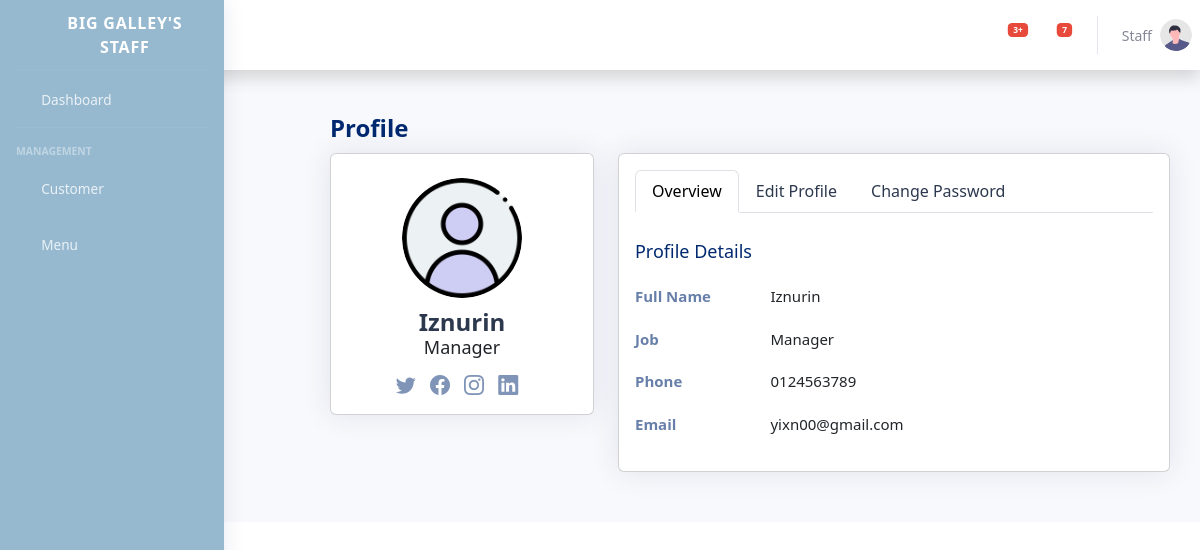
The app's page /Staff/editprofile.php (signed in) with its own data.
### tables this page shows
CREATE TABLE `staff` (
  `id` int(100) NOT NULL,
  `name` varchar(30) NOT NULL,
  `email` varchar(50) NOT NULL,
  `password` varchar(50) NOT NULL,
  `confirmPassword` varchar(50) NOT NULL,
  `job` varchar(15) NOT NULL,
  `address` varchar(255) NOT NULL,
  `phone` varchar(30) NOT NULL,
  `image` varchar(255) NOT NULL
);

### Staff/editprofile.php (the view, shortened to what this page needs)
<?php
include 'components/connect.php';
$staff_id = $_SESSION['staff_id'];
?>
<!DOCTYPE html>
<html lang="en">
<head>
    <link href="vendor/fontawesome-free/css/all.min.css" rel="stylesheet" type="text/css">
	<link href="https://fontawesome.com/icons/user?s=solid&f=sharp" rel="stylesheet">
    <link href="css/sb-admin-2.min.css" rel="stylesheet">
  <link href="css/style.css" rel="stylesheet">
  <link href="vendor/bootstrap/css/bootstrap.min.css" rel="stylesheet">
  <link href="vendor1/bootstrap-icons/bootstrap-icons.css" rel="stylesheet">
</head>
<body id="page-top">
    <div id="wrapper">
       <ul class="navbar-nav  sidebar sidebar-dark accordion" style="background-color: #96b9d0; color: #ffffff;" id="accordionSidebar">
			<a class="sidebar-brand d-flex align-items-center justify-content-center" href="staffDashboard.php">
                <div class="sidebar-brand-icon rotate-n-15">
                    <i class="fas fa-laugh-wink"></i>
                </div>
               <div class='sidebar-brand-text mx-3'>Big Galley's Staff</div>
            </a>
            <hr class="sidebar-divider my-0">
            <li class="nav-item">
                <a class="nav-link" href="staffDashboard.php">
                    <i class="fas fa-fw fa-tachometer-alt"></i>
                    <span>Dashboard</span></a>
            </li>
            <hr class="sidebar-divider">
            <div class="sidebar-heading">
                Management
            </div>
            <li class="nav-item">
                <a class="nav-link collapsed" href="#" data-toggle="collapse" data-target="#collapseTwo"
                    aria-expanded="true" aria-controls="collapseTwo">
                    <i class="fas fa-fw fa-users"></i>
                    <span>Customer</span>
                </a>
           </li>
            <li class="nav-item">
                <a class="nav-link collapsed" href="#" data-toggle="collapse" data-target="#collapseUtilitiesTwo"
                    aria-expanded="true" aria-controls="collapseUtilitiesTwo">
                    <span>Menu</span>
                </a>
            </li>
        </ul>
        <div id="content-wrapper" class="d-flex flex-column">
            <div id="content">
                <nav class="navbar navbar-expand navbar-light bg-white topbar mb-4 static-top shadow">
                    <ul class="navbar-nav ml-auto">
                        <li class="nav-item dropdown no-arrow mx-1">
                            <a class="nav-link dropdown-toggle" href="#" id="alertsDropdown" role="button"
                                data-toggle="dropdown" aria-haspopup="true" aria-expanded="false">
                                <span class="badge badge-danger badge-counter">3+</span>
                            </a>
                        </li>
                        <li class="nav-item dropdown no-arrow mx-1">
                            <a class="nav-link dropdown-toggle" href="#" id="messagesDropdown" role="button"
                                data-toggle="dropdown" aria-haspopup="true" aria-expanded="false">
                                <span class="badge badge-danger badge-counter">7</span>
                            </a>
                        </li>
                        <li class="nav-item dropdown no-arrow">
                            <a class="nav-link dropdown-toggle" href="#" id="userDropdown" role="button"
                                data-toggle="dropdown" aria-haspopup="true" aria-expanded="false">
                                <span class="mr-2 d-none d-lg-inline text-gray-600 small">Staff</span>
                                <img class="img-profile rounded-circle"
                                    src="img/undraw_profile.svg">
                            </a>
                        </li>
                    </ul>
                </nav>
    <main id="main" class="main">
    <div class="pagetitle">
      <h1>Profile</h1>
    </div>
    <section class="section profile">
      <div class="row">
        <div class="col-xl-4">
         <div class="card">
            <div class="card-body profile-card pt-4 d-flex flex-column align-items-center">
<?php
				$update_id = $staff_id;
				$show_staff = $conn->prepare("SELECT * FROM `staff` WHERE id = ?");
				$show_staff->execute([$update_id ]);
				if($show_staff->rowCount() > 0){
				while($fetch_Staff = $show_staff->fetch(PDO::FETCH_ASSOC)){
?>
              <img src='uploaded_img/<?= $fetch_Staff['image']; ?>' alt="Profile" class="rounded-circle">
              <h2><?= $fetch_Staff['name']; ?></h2>
              <h3><?= $fetch_Staff['job']; ?></h3>
              <div class="social-links mt-2">
                <a href="#" class="twitter"><i class="bi bi-twitter"></i></a>
                <a href="#" class="facebook"><i class="bi bi-facebook"></i></a>
                <a href="#" class="instagram"><i class="bi bi-instagram"></i></a>
                <a href="#" class="linkedin"><i class="bi bi-linkedin"></i></a>
              </div>
            </div>
          </div>
        </div>
<div class="col-xl-8">
          <div class="card">
            <div class="card-body pt-3">
              <ul class="nav nav-tabs nav-tabs-bordered">
				<li class="nav-item">
                  <button class="nav-link active" data-bs-toggle="tab" data-bs-target="#profile-overview">Overview</button>
                </li>
                <li class="nav-item">
                  <button class="nav-link" data-bs-toggle="tab" data-bs-target="#profile-edit" >Edit Profile</button>
                </li>
				<li class="nav-item">
					<button class="nav-link" data-bs-toggle="tab" data-bs-target="#profile-change-password">Change Password</button>
                </li>
              </ul>
              <div class="tab-content pt-2">
                <div class="tab-pane fade show active profile-overview" id="profile-overview">
                  <h5 class="card-title">Profile Details</h5>
                  <div class="row">
                    <div class="col-lg-3 col-md-4 label ">Full Name</div>
                    <div class="col-lg-9 col-md-8" ><?= $fetch_Staff['name']; ?></div>
                  </div>
                  <div class="row">
                    <div class="col-lg-3 col-md-4 label">Job</div>
                    <div class="col-lg-9 col-md-8"><?= $fetch_Staff['job']; ?></div>
                  </div>
                  <div class="row">
                    <div class="col-lg-3 col-md-4 label">Phone</div>
                    <div class="col-lg-9 col-md-8"><?= $fetch_Staff['phone']; ?></div>
                  </div>
                  <div class="row">
                    <div class="col-lg-3 col-md-4 label">Email</div>
                    <div class="col-lg-9 col-md-8"><?= $fetch_Staff['email']; ?></div>
                  </div>
			<?php
				}
			}
			?>
                </div>
              </div>
            </div>
          </div>
        </div>
      </div>
    </section>
  </main>
        </div>
    </div>
</body>
</html>

### Staff/css/style.css (style rules this page uses)
:root { scroll-behavior: smooth; }
body { background: #f6f9ff; color: #444444; }
a { color: #4154f1; text-decoration: none; }
#main { margin-top: px; padding: 20px 30px; transition: all 0.3s; }
.pagetitle { margin-bottom: 10px; }
.pagetitle h1 { font-size: 24px; margin-bottom: 0; font-weight: 600; color: #012970; }
.card { margin-bottom: 30px; border: none; border-radius: 5px; box-shadow: 0px 0 30px rgba(1, 41, 112, 0.1); }
.card-title { padding: 20px 0 15px 0; font-size: 18px; font-weight: 500; color: #012970; }
.card-body { padding: 0 20px 20px 20px; }
.nav-tabs-bordered { border-bottom: 2px solid #ebeef4; }
.nav-tabs-bordered .nav-link { margin-bottom: -2px; border: none; color: #2c384e; }
.nav-tabs-bordered .nav-link.active { background-color: #fff; color: #4154f1; border-bottom: 2px solid #4154f1; }
.sidebar { position: fixed; left: 0; bottom: 0; width: 300px; z-index: 996; transition: all 0.3s; overflow-y: auto; scrollbar-width: thin; scrollbar-color: #aab7cf transparent; box-shadow: 0px 0px 20px rgba(1, 41, 112, 0.1); background-color: #fff; }
@media (min-width: 1200px) { #main, #footer { margin-left: 300px; } }
.profile .profile-card img { max-width: 120px; }
.profile .profile-card h2 { font-size: 24px; font-weight: 700; color: #2c384e; margin: 10px 0 0 0; }
.profile .profile-card h3 { font-size: 18px; }
.profile .profile-card .social-links a { font-size: 20px; display: inline-block; color: rgba(1, 41, 112, 0.5); line-height: 0; margin-right: 10px; transition: 0.3s; }
.profile .profile-overview .row { margin-bottom: 20px; font-size: 15px; }
.profile .profile-overview .card-title { color: #012970; }
.profile .profile-overview .label { font-weight: 600; color: rgba(1, 41, 112, 0.6); }

### records on screen
staff: image (picture), name "Iznurin", job "Manager", phone "0124563789", email "yixn00@gmail.com"
